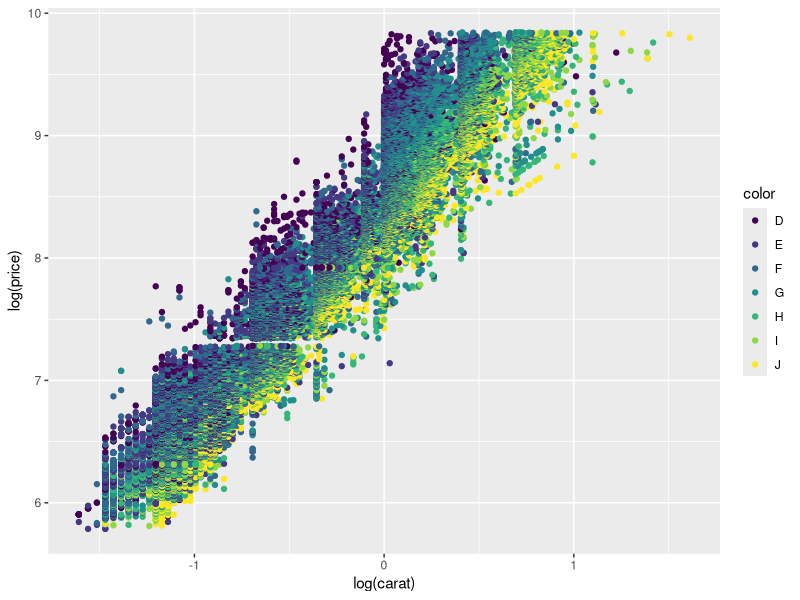

The R script that drew this image:
## ---- chunk 1
## Import any libraries and set global options here. 
library(ggplot2)
library(dplyr)
## ---- chunk 2
# qplot(carat, price, data = diamonds)
qplot(log(carat), log(price), color = color, data = diamonds)
